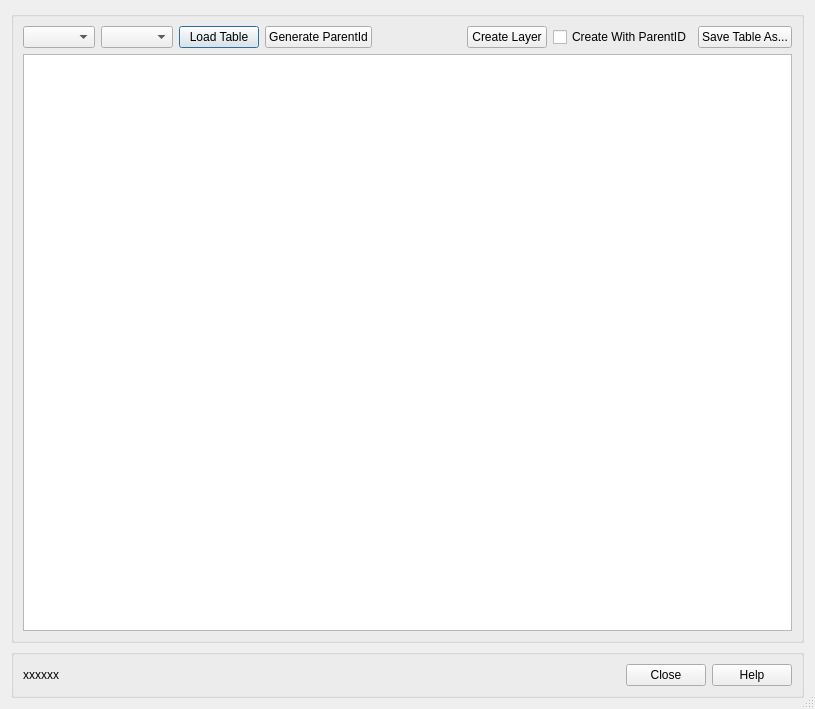
<?xml version="1.0" encoding="UTF-8"?>
<ui version="4.0">
 <class>Dialog_class_browser</class>
 <widget class="QDialog" name="Dialog_class_browser">
  <property name="geometry">
   <rect>
    <x>0</x>
    <y>0</y>
    <width>815</width>
    <height>709</height>
   </rect>
  </property>
  <property name="windowTitle">
   <string>Intrasis Analysis Class/Subclass Browser</string>
  </property>
  <property name="windowIcon">
   <iconset>
    <normaloff>assets/svedigark.svg</normaloff>assets/svedigark.svg</iconset>
  </property>
  <property name="sizeGripEnabled">
   <bool>true</bool>
  </property>
  <layout class="QGridLayout" name="gridLayout">
   <item row="0" column="0">
    <widget class="QGroupBox" name="groupBox">
     <property name="title">
      <string/>
     </property>
     <layout class="QGridLayout" name="gridLayout_2">
      <item row="0" column="1">
       <layout class="QVBoxLayout" name="verticalLayout">
        <item>
         <layout class="QHBoxLayout" name="horizontalLayout">
          <item>
           <widget class="QComboBox" name="comboBox_class">
            <property name="sizeAdjustPolicy">
             <enum>QComboBox::AdjustToContents</enum>
            </property>
           </widget>
          </item>
          <item>
           <widget class="QComboBox" name="comboBox_subclass">
            <property name="sizeAdjustPolicy">
             <enum>QComboBox::AdjustToContents</enum>
            </property>
           </widget>
          </item>
          <item>
           <widget class="QPushButton" name="pushButton_read_to_table">
            <property name="text">
             <string>Load Table</string>
            </property>
           </widget>
          </item>
          <item>
           <widget class="QPushButton" name="pb_open_parent_id_dialog">
            <property name="text">
             <string>Generate ParentId</string>
            </property>
           </widget>
          </item>
          <item>
           <spacer name="horizontalSpacer">
            <property name="orientation">
             <enum>Qt::Horizontal</enum>
            </property>
            <property name="sizeHint" stdset="0">
             <size>
              <width>40</width>
              <height>20</height>
             </size>
            </property>
           </spacer>
          </item>
          <item>
           <widget class="QPushButton" name="pushButton_load_to_map">
            <property name="text">
             <string>Create Layer</string>
            </property>
           </widget>
          </item>
          <item>
           <widget class="QCheckBox" name="checkBoxAddParentId">
            <property name="text">
             <string>Create With ParentID</string>
            </property>
           </widget>
          </item>
          <item>
           <widget class="QPushButton" name="pushButton_export_as_chart">
            <property name="text">
             <string>Save Table As...</string>
            </property>
           </widget>
          </item>
         </layout>
        </item>
       </layout>
      </item>
      <item row="1" column="1">
       <widget class="QTableView" name="tableView_class_browser"/>
      </item>
     </layout>
    </widget>
   </item>
   <item row="1" column="0">
    <widget class="QGroupBox" name="groupBox_2">
     <property name="title">
      <string/>
     </property>
     <layout class="QGridLayout" name="gridLayout_3">
      <item row="0" column="0">
       <layout class="QHBoxLayout" name="horizontalLayout_2">
        <item>
         <widget class="QLabel" name="label_num_loaded_objects_info">
          <property name="text">
           <string>xxxxxx</string>
          </property>
         </widget>
        </item>
        <item>
         <spacer name="horizontalSpacer_2">
          <property name="orientation">
           <enum>Qt::Horizontal</enum>
          </property>
          <property name="sizeType">
           <enum>QSizePolicy::MinimumExpanding</enum>
          </property>
          <property name="sizeHint" stdset="0">
           <size>
            <width>20</width>
            <height>20</height>
           </size>
          </property>
         </spacer>
        </item>
        <item>
         <widget class="QDialogButtonBox" name="buttonBox_close_help">
          <property name="sizePolicy">
           <sizepolicy hsizetype="Fixed" vsizetype="Fixed">
            <horstretch>0</horstretch>
            <verstretch>0</verstretch>
           </sizepolicy>
          </property>
          <property name="orientation">
           <enum>Qt::Horizontal</enum>
          </property>
          <property name="standardButtons">
           <set>QDialogButtonBox::Close|QDialogButtonBox::Help</set>
          </property>
         </widget>
        </item>
       </layout>
      </item>
     </layout>
    </widget>
   </item>
  </layout>
 </widget>
 <resources/>
 <connections>
  <connection>
   <sender>buttonBox_close_help</sender>
   <signal>accepted()</signal>
   <receiver>Dialog_class_browser</receiver>
   <slot>accept()</slot>
   <hints>
    <hint type="sourcelabel">
     <x>248</x>
     <y>254</y>
    </hint>
    <hint type="destinationlabel">
     <x>157</x>
     <y>274</y>
    </hint>
   </hints>
  </connection>
  <connection>
   <sender>buttonBox_close_help</sender>
   <signal>rejected()</signal>
   <receiver>Dialog_class_browser</receiver>
   <slot>reject()</slot>
   <hints>
    <hint type="sourcelabel">
     <x>316</x>
     <y>260</y>
    </hint>
    <hint type="destinationlabel">
     <x>286</x>
     <y>274</y>
    </hint>
   </hints>
  </connection>
 </connections>
</ui>
